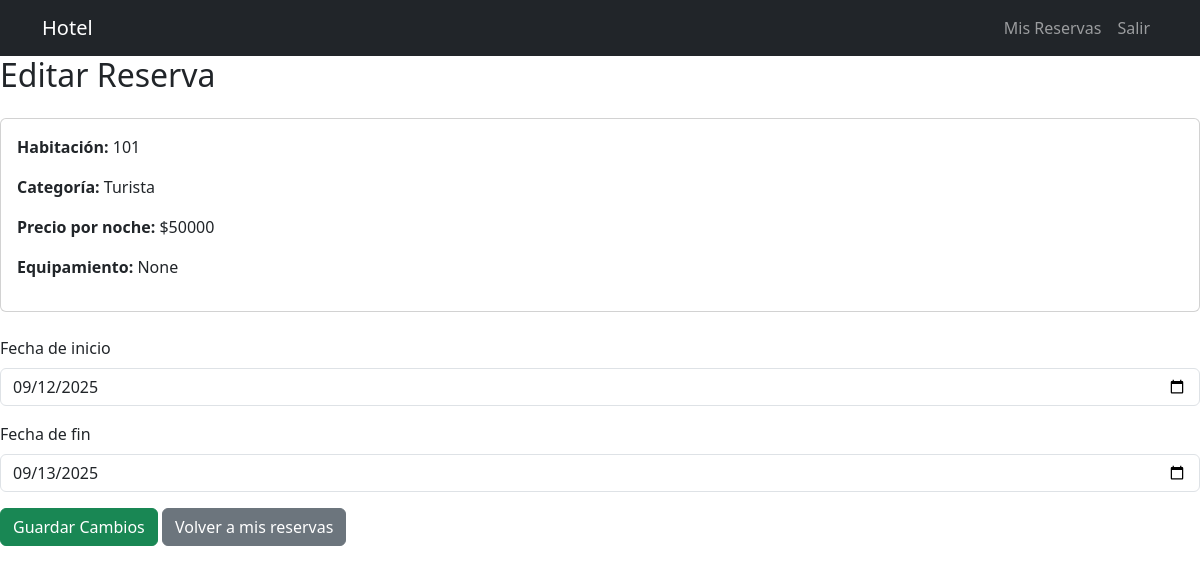
Page /reservas/2/editar/ (signed in) on the committed database.
### reservas/models.py (models this page shows, shortened)
class Reserva(models.Model):
    cliente = models.ForeignKey(Cliente, on_delete=models.CASCADE)
    habitacion = models.ForeignKey(Habitacion, on_delete=models.CASCADE)
    fecha_inicio = models.DateField()
    fecha_fin = models.DateField()
    fecha_reserva = models.DateTimeField(auto_now_add=True)
    confirmada = models.BooleanField(default=False)
    monto_total = models.IntegerField(blank=True, null=True)   # <-- ahora entero
    monto_reserva = models.IntegerField(blank=True, null=True) # <-- ahora entero

class Habitacion(models.Model):
    CATEGORIAS = [
        ('TURISTA', 'Turista'),
        ('PREMIUM', 'Premium'),
    ]
    numero = models.IntegerField(unique=True)
    categoria = models.CharField(max_length=10, choices=CATEGORIAS)
    descripcion = models.TextField()
    equipamiento = models.TextField(blank=True, null=True)  # agregado
    precio_diario = models.IntegerField()  # <-- ahora entero
    disponible = models.BooleanField(default=True)

### reservas/views.py (the view)
# urls.py: path('reservas/<int:reserva_id>/editar/', editar_reserva, name='editar_reserva'),
@login_required
def editar_reserva(request, reserva_id):
    reserva = get_object_or_404(Reserva, id=reserva_id, cliente__email=request.user.email)
    if request.method == "POST":
        form = ReservaForm(request.POST, instance=reserva)
        if form.is_valid():
            nueva_reserva = form.save(commit=False)
            if Reserva.objects.filter(
                habitacion=nueva_reserva.habitacion,
                fecha_inicio__lte=nueva_reserva.fecha_fin,
                fecha_fin__gte=nueva_reserva.fecha_inicio
            ).exclude(id=reserva.id).exists():
                form.add_error(None, "⚠️ La habitación ya está reservada en esas fechas.")
            else:
                dias = (nueva_reserva.fecha_fin - nueva_reserva.fecha_inicio).days + 1
                nueva_reserva.monto_total = dias * reserva.habitacion.precio_diario
                nueva_reserva.monto_reserva = int(nueva_reserva.monto_total * 0.3)
                nueva_reserva.save()
                messages.success(request, "✅ Reserva actualizada con éxito.")
                return redirect("mis_reservas")
    else:
        form = ReservaForm(instance=reserva)
    return render(request, "reservas/editar_reserva.html", {
        "form": form,
        "reserva": reserva
    })

### reservas/forms.py
class ReservaForm(forms.ModelForm):
    class Meta:
        model = Reserva
        fields = ["fecha_inicio", "fecha_fin"]
        widgets = {
            'fecha_inicio': forms.DateInput(attrs={'class': 'form-control', 'type': 'date'}),
            'fecha_fin': forms.DateInput(attrs={'class': 'form-control', 'type': 'date'}),
        }

### reservas/templates/reservas/editar_reserva.html (shortened to what this page needs)
{% extends "reservas/base.html" %}
{% block content %}
<h2 class="mb-4">Editar Reserva</h2>
<div class="card mb-4">
  <div class="card-body">
    <p><strong>Habitación:</strong> {{ reserva.habitacion.numero }}</p>
    <p><strong>Categoría:</strong> {{ reserva.habitacion.get_categoria_display }}</p>
    <p><strong>Precio por noche:</strong> ${{ reserva.habitacion.precio_diario }}</p>
    <p><strong>Equipamiento:</strong> {{ reserva.habitacion.equipamiento }}</p>
  </div>
</div>
<form method="post" class="needs-validation" novalidate>
  <div class="mb-3">
    <label for="id_fecha_inicio" class="form-label">Fecha de inicio</label>
    {{ form.fecha_inicio }}
  </div>
  <div class="mb-3">
    <label for="id_fecha_fin" class="form-label">Fecha de fin</label>
    {{ form.fecha_fin }}
  </div>
  <button type="submit" class="btn btn-success">Guardar Cambios</button>
  <a href="{% url 'mis_reservas' %}" class="btn btn-secondary">Volver a mis reservas</a>
</form>
{% endblock %}

### rows in the picture
Reserva: habitacion.numero "101", habitacion.categoria "Turista", habitacion.precio_diario "50000", habitacion.equipamiento "None", fecha_inicio "09/12/2025", fecha_fin "09/13/2025"
